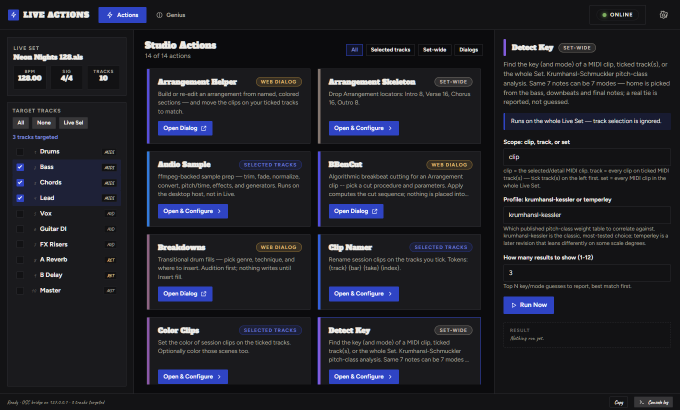
#> input picture previews/redesign-round/shots/a__acetate-dubplate.png, 1360 x 820 px (shown at 1/2 size); its folder holds 4 pictures in this run
$ python make_thumbs.py
#> lines starting #> are read from the running program, lines starting #| are printed output that depends on the picture
"""Makes gallery thumbnails from shots/*.png into shots/thumbs/*.jpg"""
from pathlib import Path
from PIL import Image
S = Path(__file__).resolve().parent.parent / "shots"
(S / "thumbs").mkdir(exist_ok=True)
for f in S.glob("*.png"):
    im = Image.open(f).convert("RGB")
#> im is the input picture: PIL image 1360x820 RGB; mean R, G, B 31.1, 31.7, 38.7
    im.resize((680, round(680 * im.height / im.width)), Image.LANCZOS).save(S / "thumbs" / (f.stem + ".jpg"), quality=82)
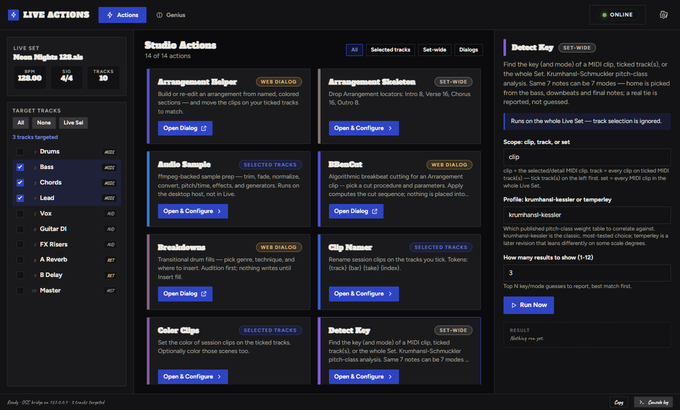
#> saved as a__acetate-dubplate.jpg: PIL image 680x410 RGB; mean R, G, B 31.1, 31.7, 38.7
#> pass 2 of the loop `for f in S.glob("*.png"):`:
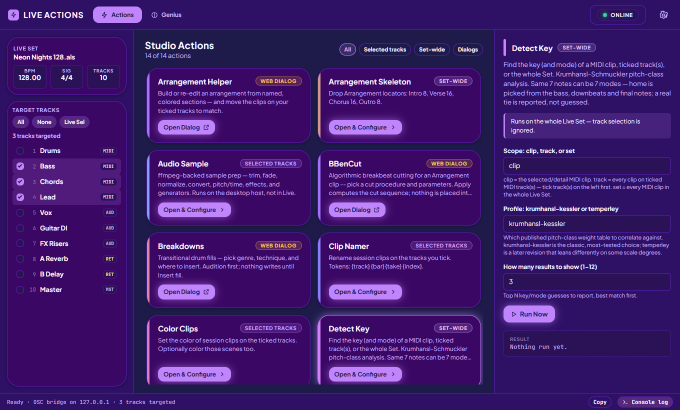
#> input picture previews/redesign-round/shots/a__amethyst-dusk.png, 1360 x 820 px (shown at 1/2 size)
#> im is the input picture: PIL image 1360x820 RGB; mean R, G, B 63.6, 26.9, 110.8
#> `im.resize((680, round(680 * im.height / im.width)), Image.LANCZOS).sav..`:
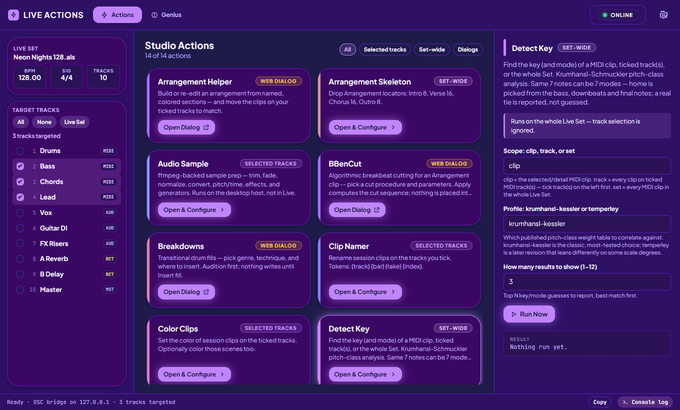
#> saved as a__amethyst-dusk.jpg: PIL image 680x410 RGB; mean R, G, B 63.6, 26.9, 110.7
#> pass 3 of the loop `for f in S.glob("*.png"):`:
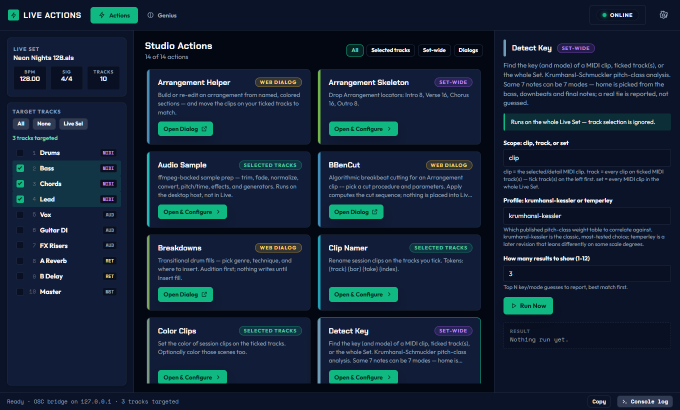
#> input picture previews/redesign-round/shots/a__aurora-borealis-geomagnetic.png, 1360 x 820 px (shown at 1/2 size)
#> im is the input picture: PIL image 1360x820 RGB; mean R, G, B 19.9, 35, 54.3
#> `im.resize((680, round(680 * im.height / im.width)), Image.LANCZOS).sav..`:
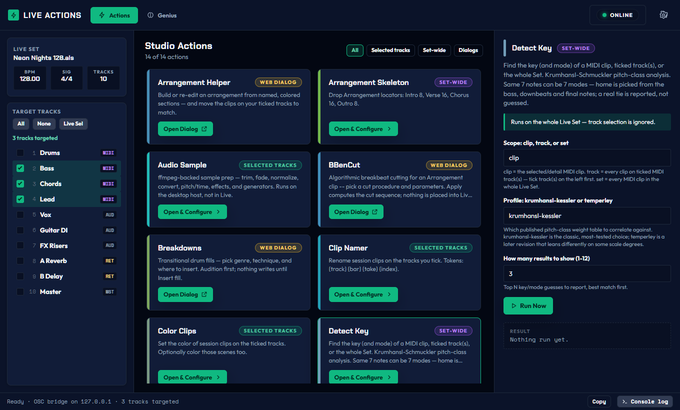
#> saved as a__aurora-borealis-geomagnetic.jpg: PIL image 680x410 RGB; mean R, G, B 19.9, 35, 54.3
#> the loop made 4 passes; the first 3 are shown
print(len(list((S / "thumbs").glob("*.jpg"))), "thumbs")
